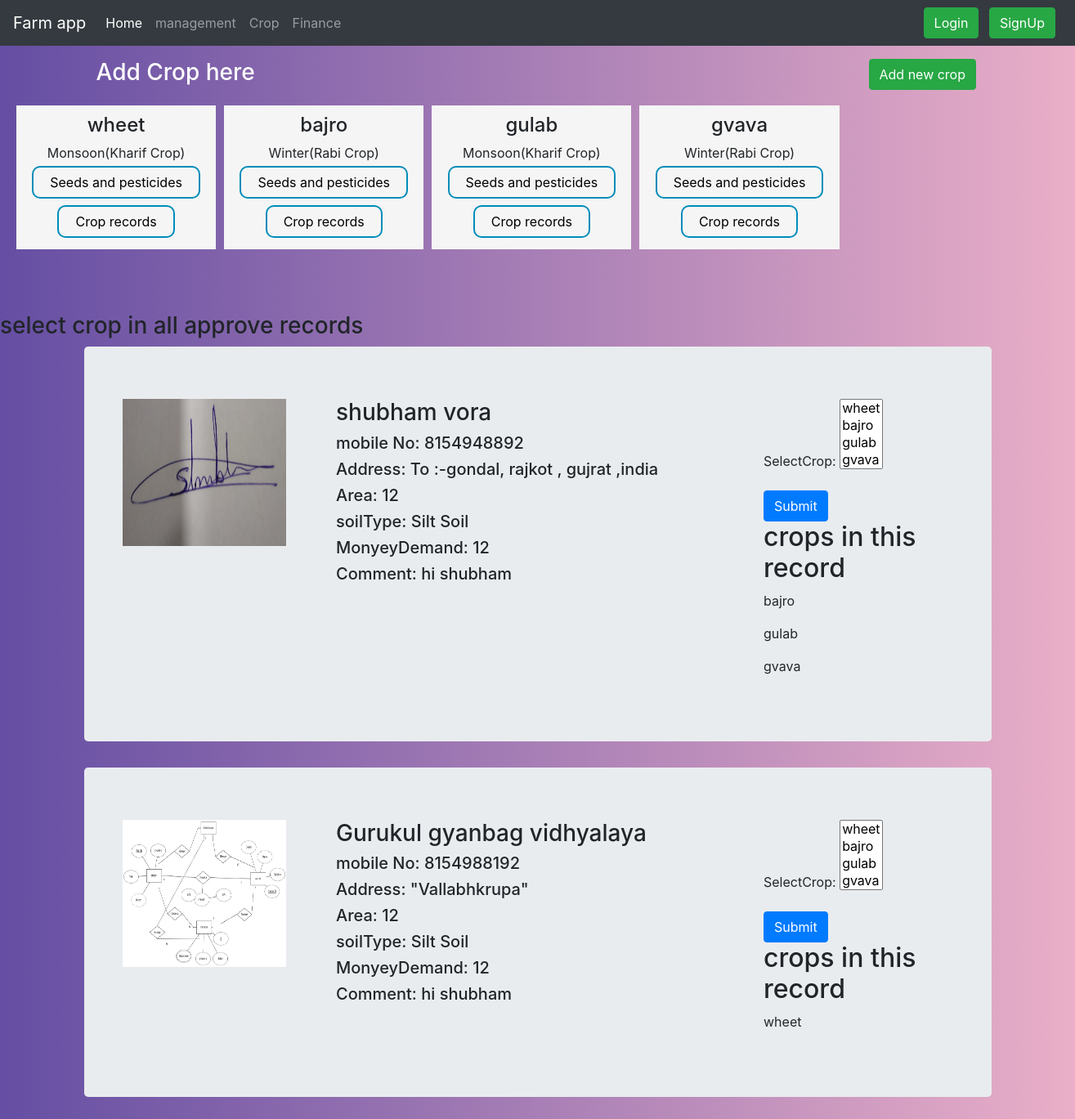
Screenshot of /management/crop/ with the database file from the repository.
### management/models.py (models this page shows)
class crop(models.Model):
    monsoon = "Monsoon(Kharif Crop)"
    winter = "Winter(Rabi Crop)"
    summer ="Summer(Zaid Crop)"
    SEASON_CHOICES = (
        (monsoon, "Monsoon(Kharif Crop)"),
        (winter, "Winter(Rabi Crop)"),
        (summer, "Summer(Zaid Crop)"),
    )
    food = "FoodCrop(Grains)"
    fruits = "Fruits"
    veg = "Vegetables"
    NonFood = "Non FoodCrop"
    TYPE_CHOICES = (
        (food, "FoodCrop(Grains)"),
        (fruits, "Fruits"),
        (veg, "Vegetables"),
        (NonFood, "Non FoodCrop"),
    )
    crop_id=models.AutoField(primary_key=True)
    cropName=models.CharField(max_length=30, blank=False, null=False)
    cropType = models.CharField(max_length=40, choices=TYPE_CHOICES, default=food)
    totalStorage=models.IntegerField(default=0)
    cropSeason = models.CharField(max_length=40, choices=SEASON_CHOICES, default=monsoon)
    def __str__(self):
        return self.cropName

### user/models.py (models this page shows, shortened)
class UserRecord(models.Model):
    sandySoil = "Sandy soil"
    siltSoil = "Silt Soil"
    claySoil = "Clay Soil"
    loamySoil = "Loamy Soil"
    SOIL_CHOICES = (
        (sandySoil, "Sandy Soil"),
        (siltSoil, "Silt Soil"),
        (claySoil, "Clay Soil"),
        (loamySoil, "Loamy Soil"),
    )
    approved="approved"
    pending="pending"
    rejected="rejected"
    Approvement=((approved,"approved"),
    (pending,"pending"),
    (rejected,"rejected"),)
    recordId = models.AutoField(primary_key=True)
    user = models.ForeignKey(User, on_delete=models.CASCADE)
    name = models.CharField(max_length=30, blank=False, null=False)
    mobileNo = models.CharField(max_length=10, blank=False, null=False)
    farmaddress = models.CharField(max_length=150, blank=False, null=False)
    farmArea = models.IntegerField(default=0)
    soilType = models.CharField(max_length=11, choices=SOIL_CHOICES, default=siltSoil)
    moneyDemand = models.IntegerField(default=0)
    farmImage = models.ImageField(upload_to='user/farm/', default="")
    extraComment = models.TextField()
    status=models.CharField(max_length=11, choices=Approvement, default=pending)
    selectCrop = models.ManyToManyField(crop,blank=True)
    timestamp = models.DateTimeField(default=now)

### management/views.py (the view, shortened to what this page needs)
# urls.py: path("crop/",views.cropRecord,name='CropDepartment'),
def cropRecord(request):
    crp=[]
    if request.POST.get("AddNewCrop"):
        form = CropForm(request.POST)
        if form.is_valid():
            form.save()
            messages.info(request, 'You have added new record successfully.')
            return redirect('/management/crop/')
    else:
        form = CropForm()
        addCropToRecordForm=addCropToRecord()
    cropRecord = crop.objects.all()
    recordsApproved = UserRecord.objects.filter(status="approved").order_by('timestamp')
    recordsApprovedLength=UserRecord.objects.filter(status="approved").order_by('timestamp').count()
    length=0
    for recordNum in recordsApproved:
        if length>=recordsApprovedLength :
            break
        else:
            ToHandle = UserRecord.objects.filter(status="approved").order_by('timestamp')[length]
            crp.append(ToHandle.selectCrop.all())
            length+=1
    l=2
    dict = {'form': form,'addCrop':addCropToRecordForm,'cropRecord':cropRecord,'recordsApproved':recordsApproved,'crp':crp,'mylist' :zip(recordsApproved, crp)}
    return render(request, 'management/crop.html', dict)

### management/forms.py
class CropForm(forms.ModelForm):
    class Meta:
        model = crop
        fields = ('cropName','cropType','cropSeason','totalStorage',)

class addCropToRecord(forms.ModelForm):
    class Meta:
        model = UserRecord
        fields = ('selectCrop',)

### management/templates/management/crop.html (shortened to what this page needs)
{% extends "management/base.html" %}
{% block body %}
<div class="container mt-3">
  <div class="rowHead">
    <div class="col-9 mr-auto">
      <h3 class="h3Crop" >Add Crop here</h3>
    </div>
    <div class="col-3 ml-auto">
<button type="button" class="btn btn-success mr-2 " data-toggle="modal" data-target="#RecordModal">
Add new crop
</button>
    </div>
  </div>
</div>
<div class="containerCrop">
  <div class="rowCrop">
      {% for x in cropRecord %}
      <div class="colCrop">
          <center><b><h4>{{x.cropName}}</h4></b>{{x.cropSeason}}
          <a href="{{x.crop_id}}"> <button id="{{x.crop_id}}" class="buttonReadMore buttonReadMore2">Seeds and pesticides</button></a>
          <a href="{{x.crop_id}}"> <button id="{{x.crop_id}}" class="buttonReadMore buttonReadMore2">Crop records</button></a></center>
      </div>
      {% endfor %}
  </div>
</div>
<br><br><br>
<h3>select crop in all approve records</h3>
{% for recordsApproved,l in mylist%}
    <main role="main" class="container">
      <div class="jumbotron">
        <div class="container">
  <div class="row">
    <div class="col-3">
      <img src="/media/{{recordsApproved.farmImage}}" width="200px" height="180px"  alt="">
    </div>
    <div class="col-6">
        <h3>{{recordsApproved.name}}</h3>
        <h5>mobile No: {{recordsApproved.mobileNo}}</h5>
        <h5>Address: {{recordsApproved.farmaddress}}</h5>
        <h5>Area: {{recordsApproved.farmArea}}</h5>
        <h5>soilType: {{recordsApproved.soilType}}</h5>
        <h5>MonyeyDemand: {{recordsApproved.moneyDemand}}</h5>
        <h5>Comment: {{recordsApproved.extraComment}}</h5>
            </div>
            <div class="col-3">
        <form action= "/management/crop/" method='post' >
        {{ addCrop.as_p }}
        <button type="submit" name="AddCropToRecord" value="{{recordsApproved.recordId}}" class="btn btn-primary">Submit</button>
        </form>
        <h2>crops in this record</h2>
        {% for j in l %}
        <p>{{j.cropName}}</p>
        {% endfor %}
            </div>
          </div>
        </div>
      </div>
    </main>
    {% endfor %}
{% endblock %}

### rows the page displays
crop: cropName "wheet", cropSeason "Monsoon(Kharif Crop)"
crop: cropName "bajro", cropSeason "Winter(Rabi Crop)"
crop: cropName "gulab", cropSeason "Monsoon(Kharif Crop)"
crop: cropName "gvava", cropSeason "Winter(Rabi Crop)"
UserRecord: farmImage (picture), name "shubham vora", mobileNo "8154948892", farmaddress "To :-gondal, rajkot , gujrat ,india", farmArea "12", soilType "Silt Soil", moneyDemand "12", extraComment "hi shubham", {{ recordsApproved.recordId }} 38 (drawn)
UserRecord: farmImage (picture), name "Gurukul gyanbag vidhyalaya", mobileNo "8154988192", farmaddress "\"Vallabhkrupa\"", farmArea "12", soilType "Silt Soil", moneyDemand "12", extraComment "hi shubham", {{ recordsApproved.recordId }} 43 (drawn)
